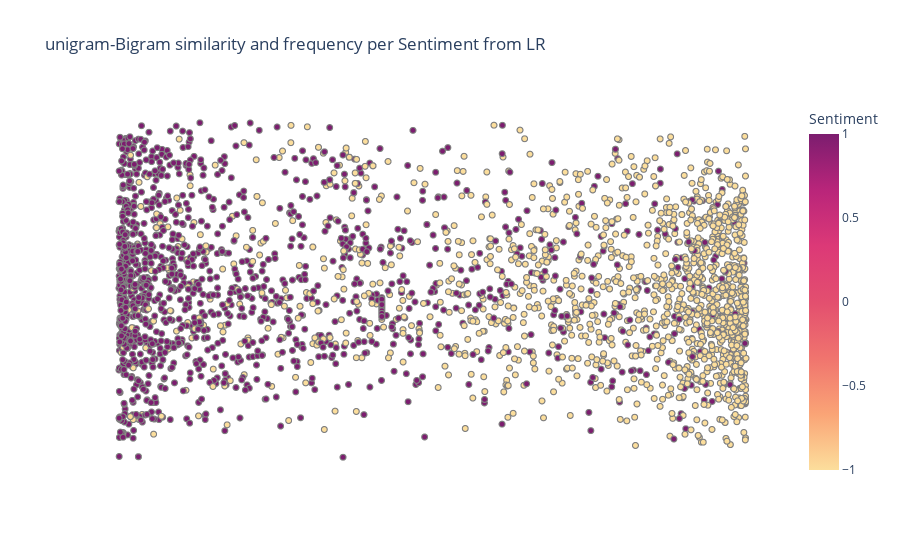

Notebook source saved alongside this figure:
### Markdown cell above
# For LR

### Code cell
tsne = TSNE(n_components=2,learning_rate='auto',init='random')
# pca= PCA(n_components=1)
X_embedded  = tsne.fit_transform(tfidf)
df = pd.DataFrame(columns=['tsne_1','tsne_2','probas','tweet','Sentiment'])
df['tsne_1'] = X_embedded[:, 0]
# df['pca'] = X_embedded[:, 0]
df['tsne_2'] = X_embedded[:, 1]
df['probas'] = pd.DataFrame(probas3)
df['tweet'] = dataTest['OriginalTweet']
df['Sentiment'] = dataTest['Sentiment']
    # print(df.shape)
    # print(df['tsne_1'].head(2))
fig = px.scatter(df, x='probas', y='tsne_1', hover_name= 'tweet',color='Sentiment',size_max=45
                     , template='plotly_white', title='unigram-Bigram similarity and frequency per Sentiment from LR', labels={'words': 'Avg. Length<BR>(words)'}
                     , color_continuous_scale=px.colors.sequential.Sunsetdark)
fig.update_traces(marker=dict(line=dict(width=1, color='Gray')))
fig.update_xaxes(visible=False)
fig.update_yaxes(visible=False)
# fig.show()

iplot(fig)
fig.write_html('scatterBinary.html')

### Figure 1 — Plotly figure (JSON) as saved in the notebook; plotly's stock layout.template omitted (floating-point values rounded to 4 significant figures; data arrays with more than 128 entries replaced by an {"elided": "..."} marker saying what was removed)
{"data": [{"hovertemplate": "<b>%{hovertext}</b><br><br>probas=%{x}<br>tsne_1=%{y}<br>Sentiment=%{marker.color}<extra></extra>", "hovertext": {"elided": "3179 str values"}, "legendgroup": "", "marker": {"color": {"elided": "3179 int values"}, "coloraxis": "coloraxis", "line": {"color": "Gray", "width": 1}, "symbol": "circle"}, "mode": "markers", "name": "", "showlegend": false, "type": "scattergl", "x": {"elided": "3179 float values"}, "xaxis": "x", "y": {"elided": "3179 float values"}, "yaxis": "y"}], "layout": {"coloraxis": {"colorbar": {"title": {"text": "Sentiment"}}, "colorscale": [[0, "rgb(252, 222, 156)"], [0.1667, "rgb(250, 164, 118)"], [0.3333, "rgb(240, 116, 110)"], [0.5, "rgb(227, 79, 111)"], [0.6667, "rgb(220, 57, 119)"], [0.8333, "rgb(185, 37, 122)"], [1, "rgb(124, 29, 111)"]]}, "legend": {"tracegroupgap": 0}, "title": {"text": "unigram-Bigram similarity and frequency per Sentiment from LR"}, "xaxis": {"anchor": "y", "domain": [0, 1], "title": {"text": "probas"}, "visible": false}, "yaxis": {"anchor": "x", "domain": [0, 1], "title": {"text": "tsne_1"}, "visible": false}}}
